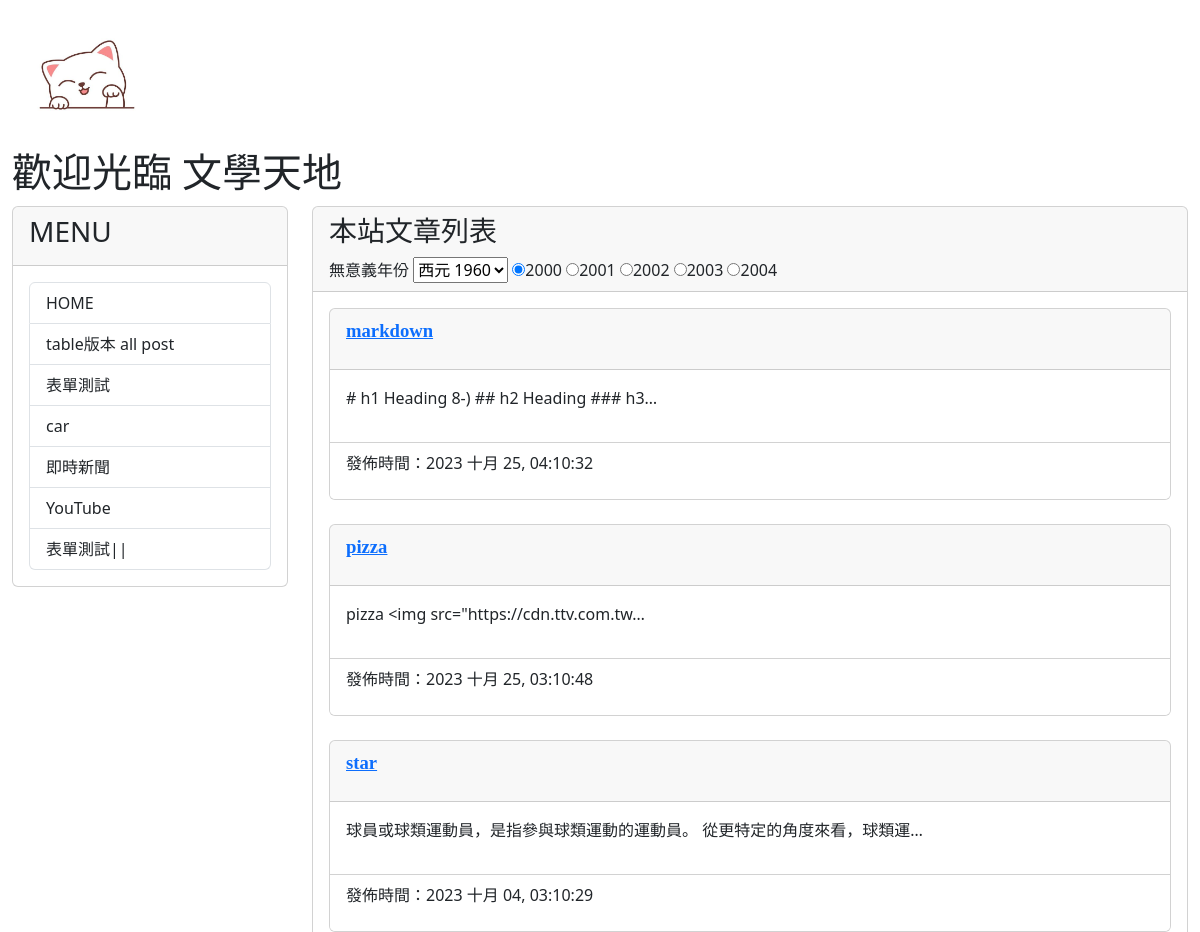
The app's page / (upper part), older data.
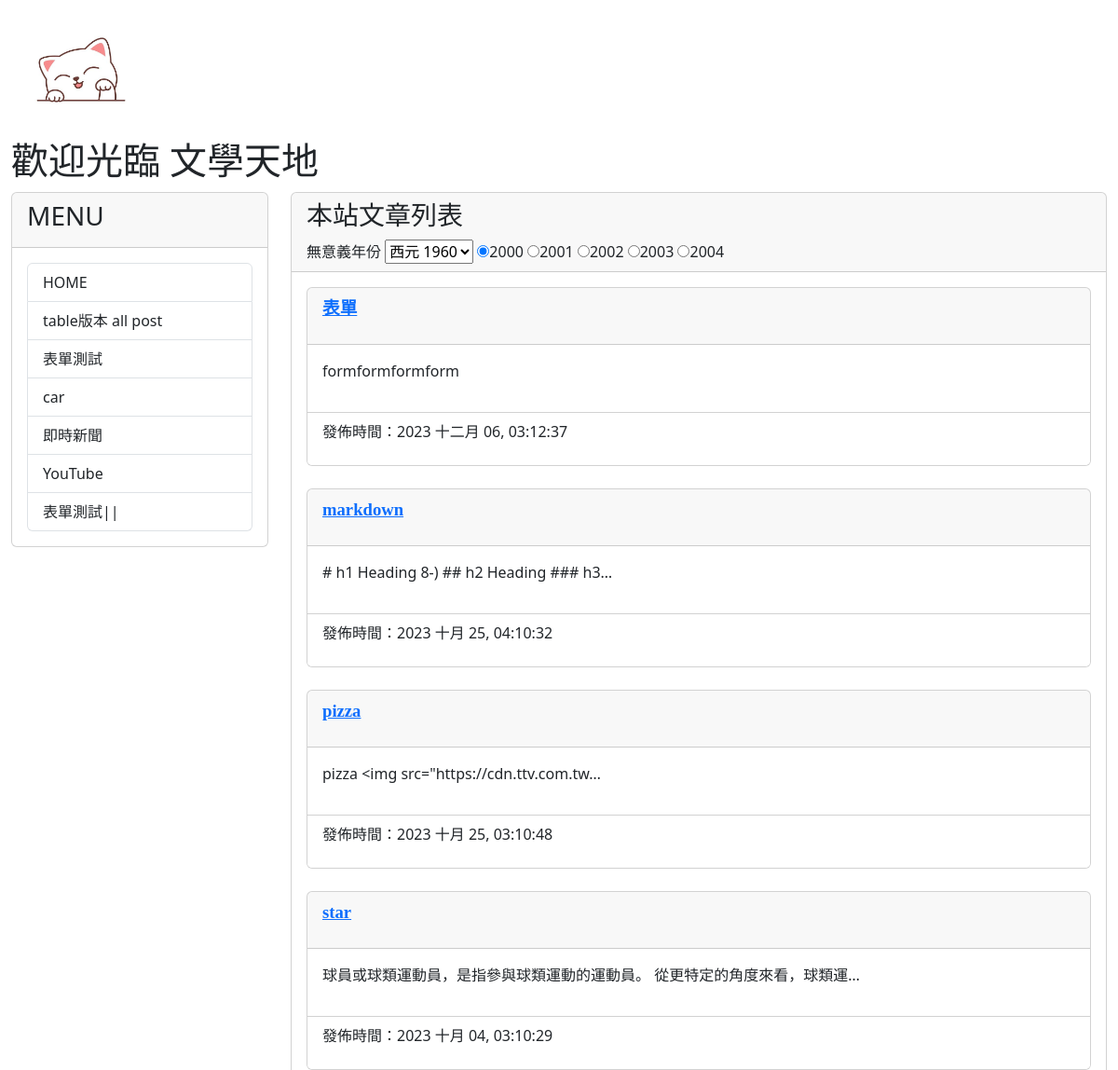
The same page, newer data.
### mysite/models.py (models this page shows, shortened)
class Post(models.Model):
    title = models.CharField(max_length=200) #標題
    slug = models.CharField(max_length=200)  #連結
    body = models.TextField()                #長文字(內文)
    category = models.TextField(null=True)   #裡面已有資料要加null=True
    pub_date = models.DateTimeField(auto_now_add=True) #本文發表的時間
    class Meta:      #'-'反向排序
        ordering = ('-pub_date', ) #排序大到小

### mysite/views.py (the view)
# urls.py: path('',mv.homepage, name="homepage"),
def homepage(request):
    posts = Post.objects.all()
    now = datetime.now()
    hour = now.timetuple().tm_hour
    years = range(1960,2024)  #1960~2023
    return render(request ,'index.html', locals())

### mysite/templates/index.html (shortened to what this page needs)
{% extends "base2.html" %}
{% block headmessage%}
<h3 style='font-family:標楷體;'>本站文章列表</h3>
<label for="byear">無意義年份</label>
<select name="byear">
    {% for year in years %}
    <option value="{{year}}">西元 {{year}}</option>
    {% endfor %}
</select>
<input type='radio' name='ryear' checked>2000</input>
<input type='radio' name='ryear' >2001</input>
<input type='radio' name='ryear' >2002</input>
<input type='radio' name='ryear' >2003</input>
<input type='radio' name='ryear' >2004</input>
{% endblock headmessage %}
{% block content%}
{% for post in posts %}
<div class='card'>
     <div class='card-header'>
         <p style='font-family:微軟正黑體;font-size:14pt;font-weight:bold;'>
            <a href={% url 'showpost' post.slug %}>{{ post.title }}</a>    {% comment %} 等於 <a href='/post/{{post.slug}}'>{{ post.title }}</a> {% endcomment %}
         </p>
      </div>
      <div class='card-body' style='background-color:#ffffff'>
          <p>
             {{ post.body | truncatechars:40 }}
          </p>
      </div>
      <div class='card-footer'  style='background-color:#ffffff'>
          <p>
              發佈時間：{{ post.pub_date | date:"Y M d, h:m:s"}}
          </p>
      </div>
  </div>
  <br>
  {% endfor %}
{% endblock%}

Row changes from the older to the newer data that the page shows:
added Post: title "表單", body "formformformform", pub_date "2023 十二月 06, 03:12:37"
